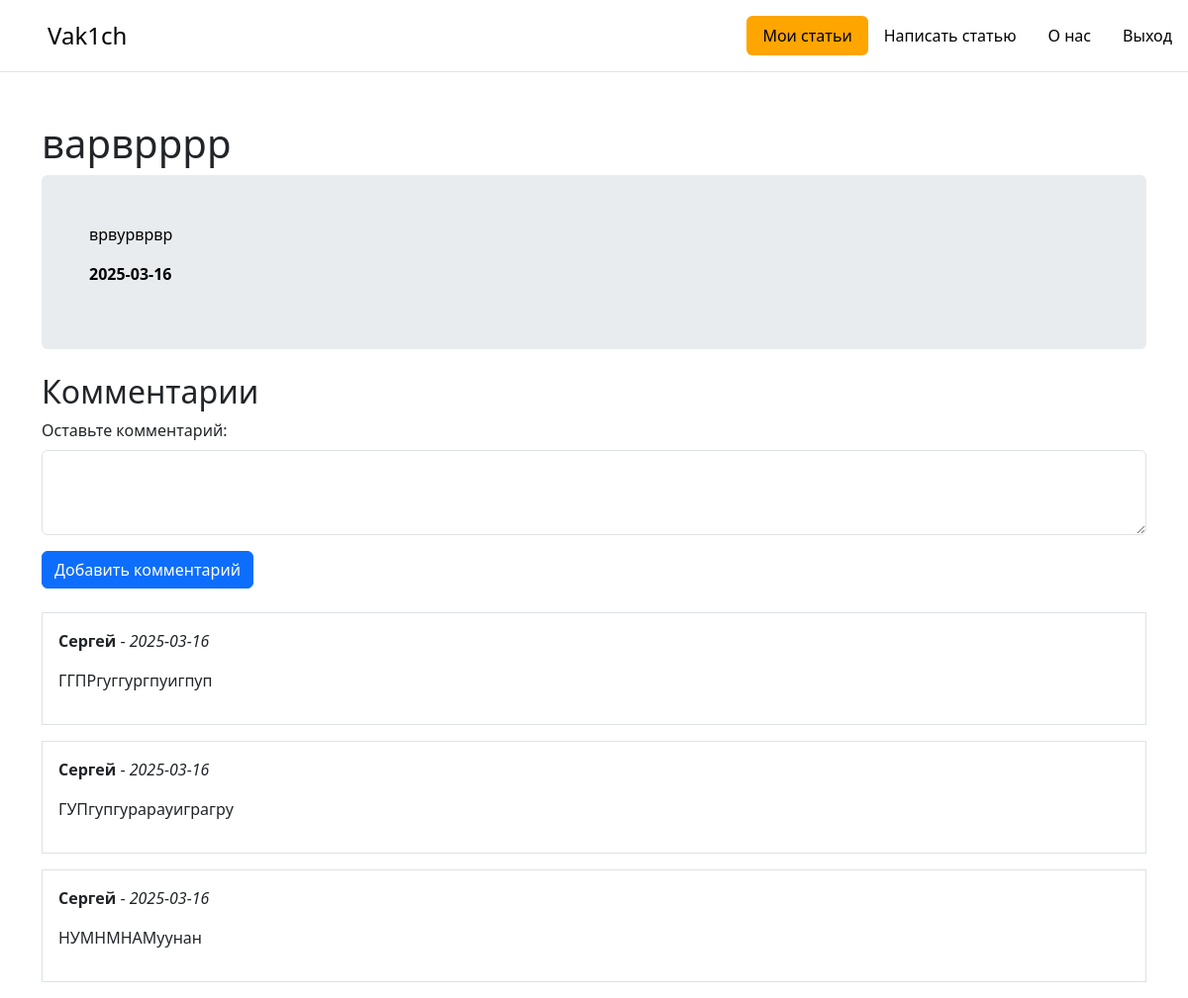
/posts/2 (signed in), run on the app's committed database.
### app.py (models this page shows, shortened)
class Article(db.Model):
    id = db.Column(db.Integer, primary_key=True)
    title = db.Column(db.String(100), nullable=False)
    intro = db.Column(db.String(300), nullable=False)
    text = db.Column(db.Text, nullable=False)
    date = db.Column(db.DateTime, default=datetime.utcnow)
    user_id = db.Column(db.Integer, db.ForeignKey('user.id'), nullable=False)
    comments = db.relationship('Comment', back_populates='article')
    user = db.relationship('User', backref='articles')

class Comment(db.Model):
    id = db.Column(db.Integer, primary_key=True)
    text = db.Column(db.String(500), nullable=False)
    date = db.Column(db.DateTime, default=datetime.utcnow)
    user_id = db.Column(db.Integer, db.ForeignKey('user.id'), nullable=False)
    article_id = db.Column(db.Integer, db.ForeignKey('article.id'), nullable=False)
    user = db.relationship('User', back_populates='comments')
    article = db.relationship('Article', back_populates='comments')

class User(db.Model, UserMixin):
    id = db.Column(db.Integer, primary_key = True)
    username = db.Column(db.String(80), unique=True, nullable=False)
    password_hash = db.Column(db.String(128), nullable=False)
    comments = db.relationship('Comment', back_populates='user')

### app.py (the view)
@app.route('/posts/<int:id>')
def post_detail(id):
    article = Article.query.get(id)
    return render_template("post_detail.html", article=article)

### app.py (called while the page is built)
@login_manager.user_loader
def load_user(user_id):
    return User.query.get(int(user_id))

### templates/post_detail.html (shortened to what this page needs)
{% extends 'base.html' %}
{% block body %}
<div class="container mt-5">
    <h1>{{ article.title }}</h1>
    <div class="p-4 p-md-5 mb-4 rounded text-body-emphasis bg-body-secondary">
        <p>{{ article.text }}</p>
        <p><b>{{ article.date.date() }}</b></p>
    </div>
    <h2>Комментарии</h2>
    <form action="/posts/{{ article.id }}/comment" method="POST">
        <div class="mb-3">
            <label for="text" class="form-label">Оставьте комментарий:</label>
            <textarea id="text" name="text" class="form-control" rows="3" required></textarea>
        </div>
        <button type="submit" class="btn btn-primary">Добавить комментарий</button>
    </form>
    <div class="mt-4">
        {% for comment in article.comments %}
            <div class="border p-3 mb-3">
                <p><b>{{ comment.user.username }}</b> - <i>{{ comment.date.date() }}</i></p>
                <p>{{ comment.text }}</p>
            </div>
        {% else %}
            <p>Нет комментариев.</p>
        {% endfor %}
    </div>
</div>
{% endblock %}

### data on the page
Article: title "варврррр", text "врвурврвр", date "2025-03-16"
Comment: user.username "Сергей", date "2025-03-16", text "ГГПРгуггургпуигпуп"
Comment: user.username "Сергей", date "2025-03-16", text "ГУПгупгурарауиграгру"
Comment: user.username "Сергей", date "2025-03-16", text "НУМНМНАМуунан"
